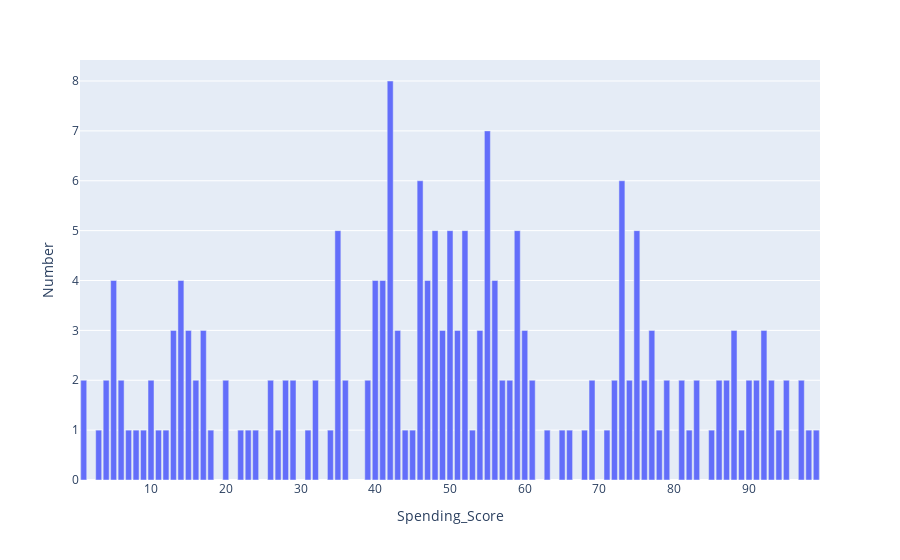

The cell this chart's notebook holds for it:
### Code cell
dataSS = df["Spending_Score"].value_counts(dropna = False)
npar_dataSS = np.array(dataSS)
x = list(npar_dataSS)
y = df.Spending_Score.value_counts().index

DataSS = {"Spending_Score": y, "Number": x}
DataSS = pd.DataFrame(DataSS)

fig = px.bar(DataSS, x = "Spending_Score", y = "Number", )
fig.show()

### Figure 1 — Plotly figure (JSON) as saved in the notebook; plotly's stock layout.template omitted (floating-point values rounded to 4 significant figures)
{"data": [{"alignmentgroup": "True", "hovertemplate": "Spending_Score=%{x}<br>Number=%{y}<extra></extra>", "legendgroup": "", "marker": {"color": "#636efa", "pattern": {"shape": ""}}, "name": "", "offsetgroup": "", "orientation": "v", "showlegend": false, "textposition": "auto", "type": "bar", "x": [42, 55, 46, 73, 35, 52, 59, 48, 75, 50, 41, 56, 14, 47, 5, 40, 92, 43, 54, 60, 77, 49, 17, 15, 88, 13, 51, 58, 16, 90, 74, 97, 69, 93, 10, 91, 86, 83, 1, 57, 95, 20, 39, 81, 87, 72, 29, 32, 76, 6, 61, 79, 4, 26, 36, 28, 68, 99, 85, 23, 63, 27, 94, 78, 3, 89, 8, 24, 12, 22, 66, 45, 98, 82, 7, 71, 34, 9, 11, 31, 44, 53, 65, 18], "xaxis": "x", "y": [8, 7, 6, 6, 5, 5, 5, 5, 5, 5, 4, 4, 4, 4, 4, 4, 3, 3, 3, 3, 3, 3, 3, 3, 3, 3, 3, 2, 2, 2, 2, 2, 2, 2, 2, 2, 2, 2, 2, 2, 2, 2, 2, 2, 2, 2, 2, 2, 2, 2, 2, 2, 2, 2, 2, 2, 1, 1, 1, 1, 1, 1, 1, 1, 1, 1, 1, 1, 1, 1, 1, 1, 1, 1, 1, 1, 1, 1, 1, 1, 1, 1, 1, 1], "yaxis": "y"}], "layout": {"barmode": "relative", "legend": {"tracegroupgap": 0}, "margin": {"t": 60}, "xaxis": {"anchor": "y", "domain": [0, 1], "title": {"text": "Spending_Score"}}, "yaxis": {"anchor": "x", "domain": [0, 1], "title": {"text": "Number"}}}}
